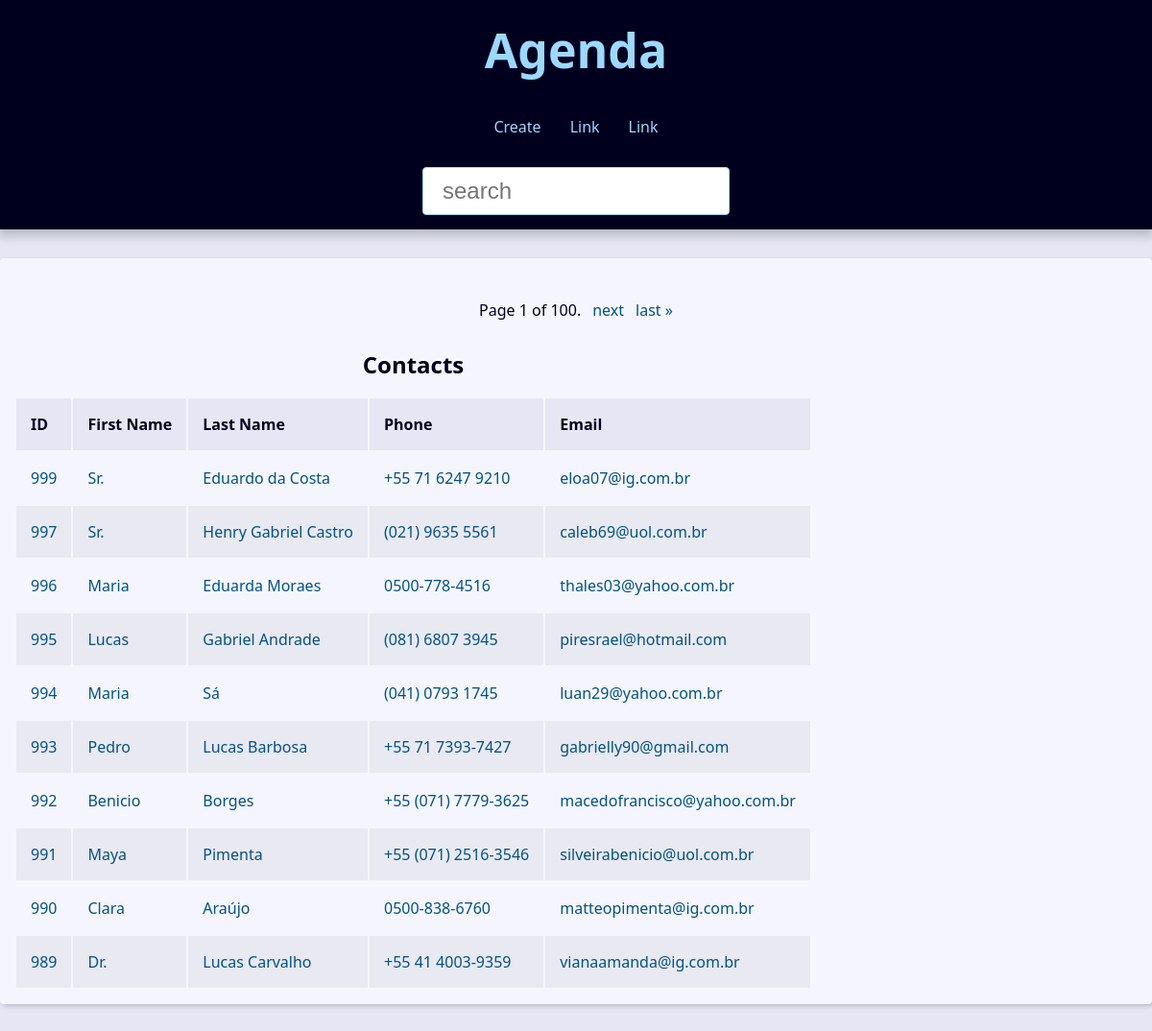
The app's page /, older data.
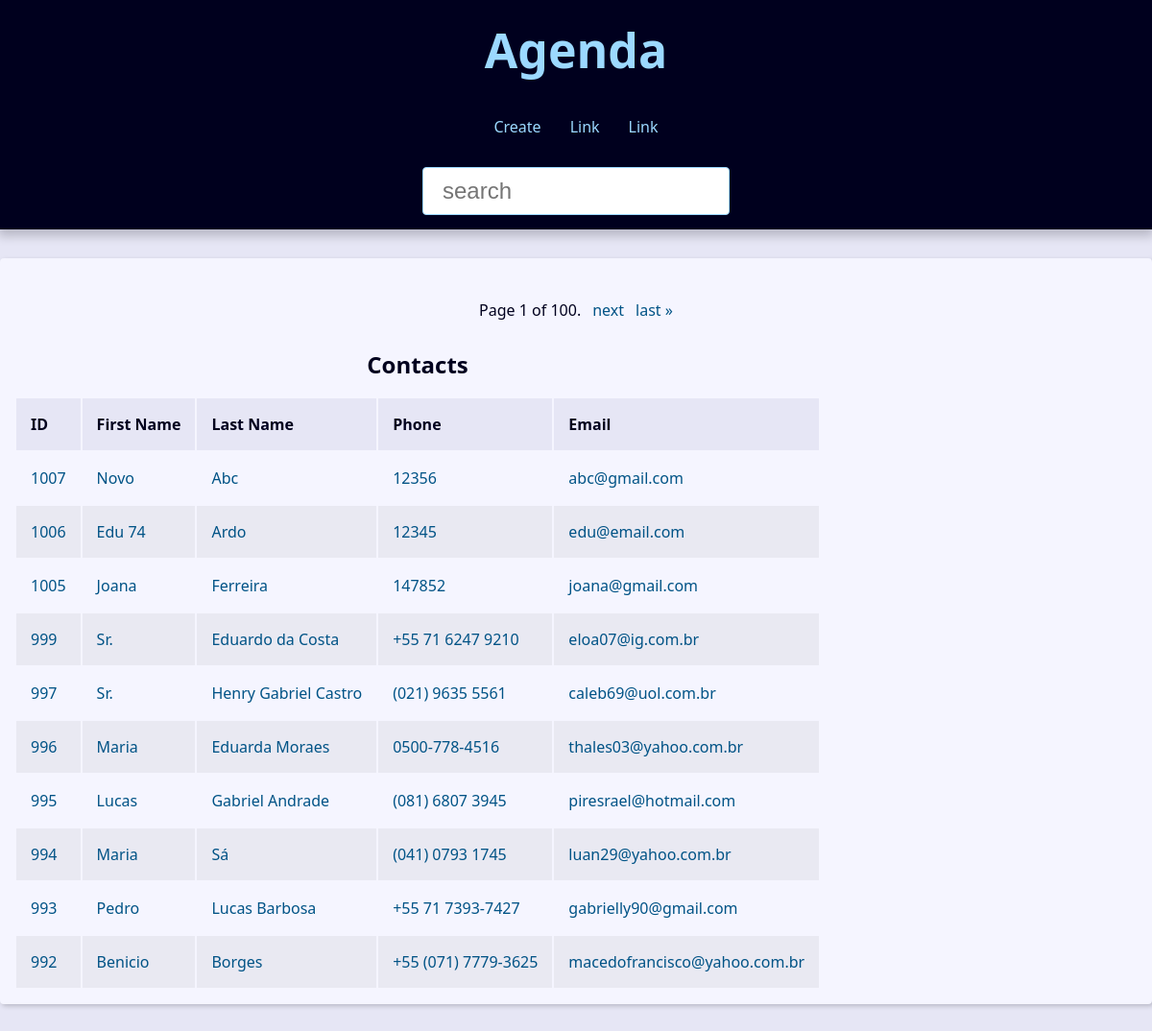
The same page, newer data.
### contact/models.py (models this page shows, shortened)
class Contact(models.Model): # Criação da tabela / model
    first_name = models.CharField(max_length=50) # Max lenght (Máximo de letras)
    last_name = models.CharField(max_length=50)
    phone = models.CharField (max_length=50)
    email = models.EmailField(max_length=254, blank=True)
    created_date = models.DateTimeField(default=timezone.now)
    description = models.TextField(blank=True) # Por ser Text, não é obrigatório colocar o limitador de caracteres
    show = models.BooleanField(default=True)
    picture = models.ImageField(blank=True, upload_to='pictures/%Y/%m/') # upload_to --> Pra qual pasta enviar
    category = models.ForeignKey(Category, on_delete=models.SET_NULL, blank=True, null=True)
    owner = models.ForeignKey(
        User,
        on_delete=models.SET_NULL,
        blank=True, null=True
    )

### contact/views/contact_views.py (the view)
# urls.py: path('', views.index, name='index'),
def index(request):
    contacts = Contact.objects\
        .filter(show=True)\
        .order_by('-id')#[:10]
    paginator = Paginator(contacts, 10)
    page_number = request.GET.get("page")
    page_obj = paginator.get_page(page_number)
    print(contacts.query)
    context = {
        'page_obj': page_obj,
        'site_title': 'Contatos - ',
    }
    return render(
        request,
        'contact/index.html',
        context
    )

### contact/templates/contact/index.html (shortened to what this page needs)
{% extends "global/base.html" %}
{% block content %}
{% if page_obj %}
    <div class="responsive-table">
        <table>
            <caption class="table-caption">
                Contacts
            </caption>
            <thead>
                <tr class="table-row table-row-header">
                    <th class="table-header"> ID </th>
                    <th class="table-header"> First Name </th>
                    <th class="table-header"> Last Name </th>
                    <th class="table-header"> Phone </th>
                    <th class="table-header"> Email </th>
                </tr>
            </thead>
            <tbody>
                {% for contact in page_obj %}
                    <tr class="table-row">
                        <td class="table-cel">
                            <a class="table-link" href="{% url 'contact:contact' contact.id %}">
                                {{ contact.id }}
                            </a>
                        </td>
                        <td class="table-cel">
                            <a class="table-link" href="#">
                                {{ contact.first_name }}
                            </a>
                        </td>
                        <td class="table-cel">
                            <a class="table-link" href="#">
                                {{ contact.last_name }}
                            </a>
                        </td>
                        <td class="table-cel">
                            <a class="table-link" href="#">
                                {{ contact.phone }}
                            </a>
                        </td>
                        <td class="table-cel">
                            <a class="table-link" href="#">
                                {{ contact.email }}
                            </a>
                        </td>
                    </tr>
                {% endfor %}
            </tbody>
    </div>
{% else %}
<div class="single-contact">
    <h1 class="single-contact-name">
        Nenhum contato encontrado.
    </h1>
</div>
{% endif %}
{% endblock content %}

Row changes from the older to the newer data that the page shows:
no longer on this page (row unchanged): Contact: id "991", first_name "Maya", last_name "Pimenta", phone "+55 (071) 2516-3546", email "silveirabenicio@uol.com.br"
no longer on this page (row unchanged): Contact: id "990", first_name "Clara", last_name "Araújo", phone "0500-838-6760", email "matteopimenta@ig.com.br"
no longer on this page (row unchanged): Contact: id "989", first_name "Dr.", last_name "Lucas Carvalho", phone "+55 41 4003-9359", email "vianaamanda@ig.com.br"
added Contact: id "1007", first_name "Novo", last_name "Abc", phone "12356", email "abc@gmail.com"
added Contact: id "1006", first_name "Edu 74", last_name "Ardo", phone "12345", email "edu@email.com"
added Contact: id "1005", first_name "Joana", last_name "Ferreira", phone "147852", email "joana@gmail.com"
